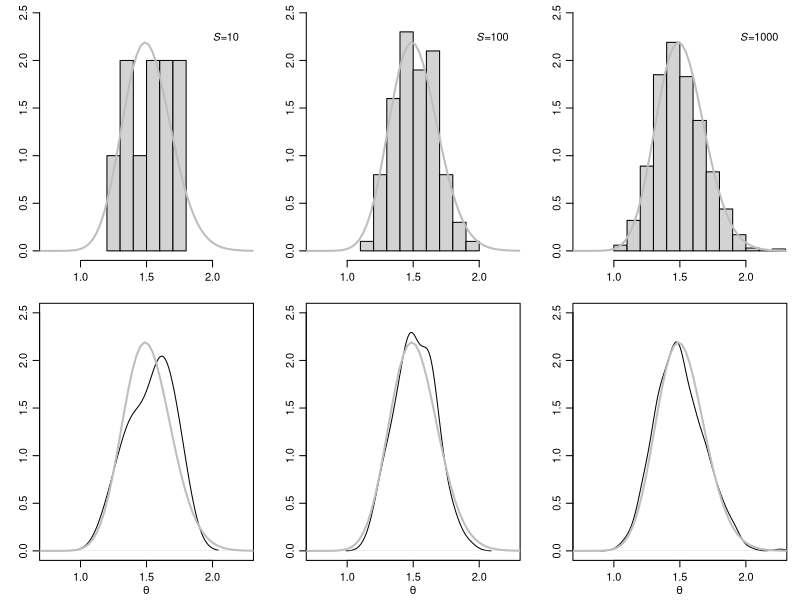
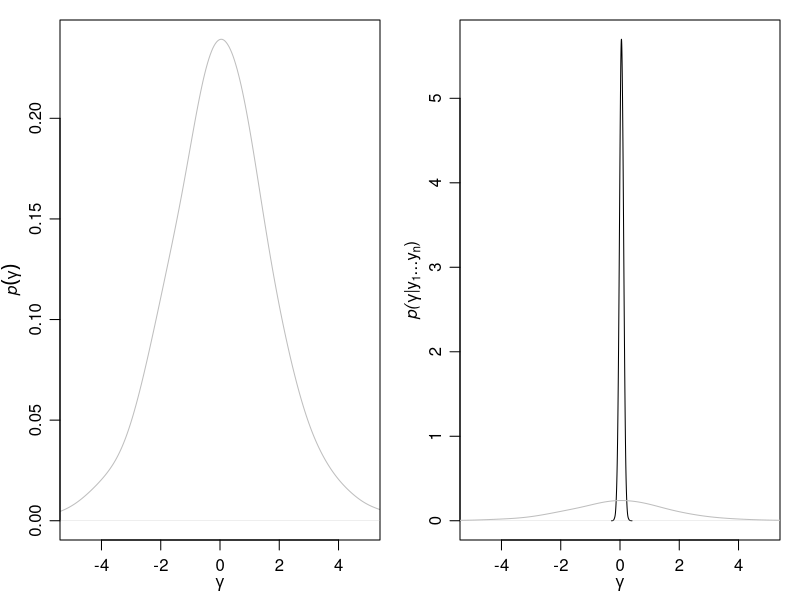
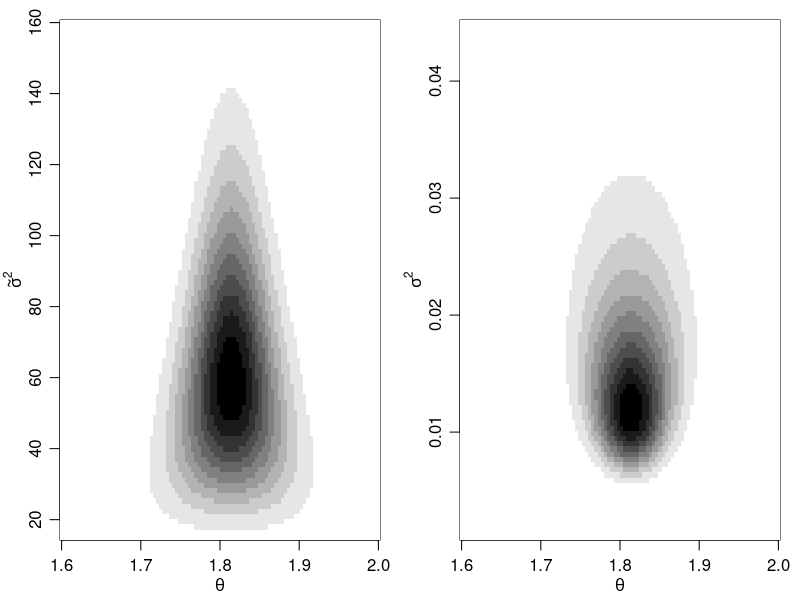
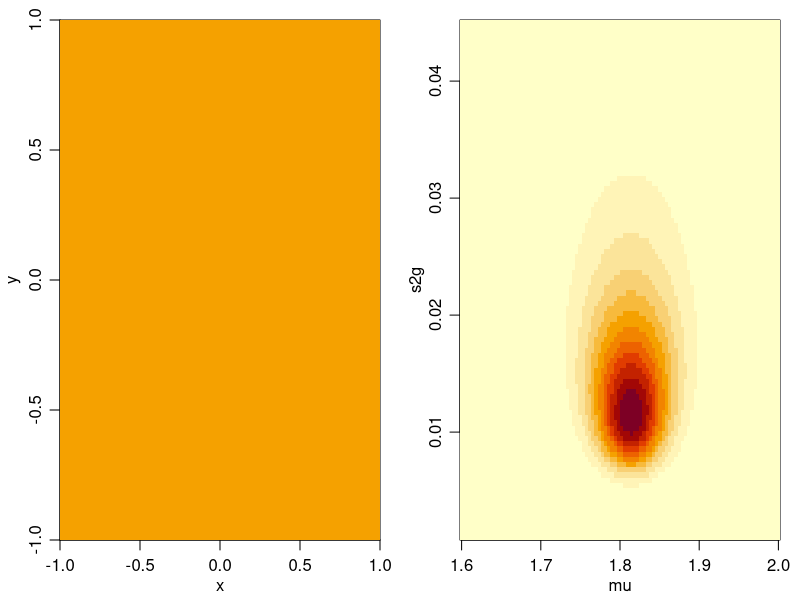
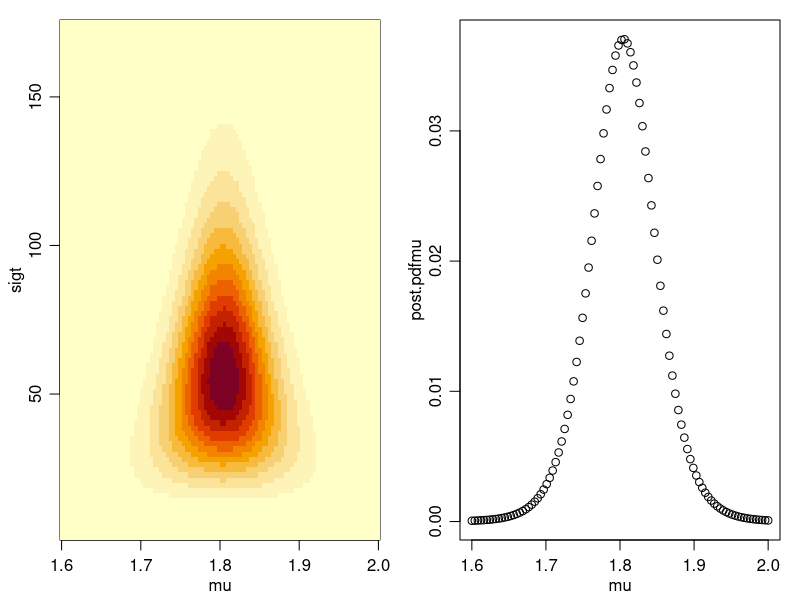
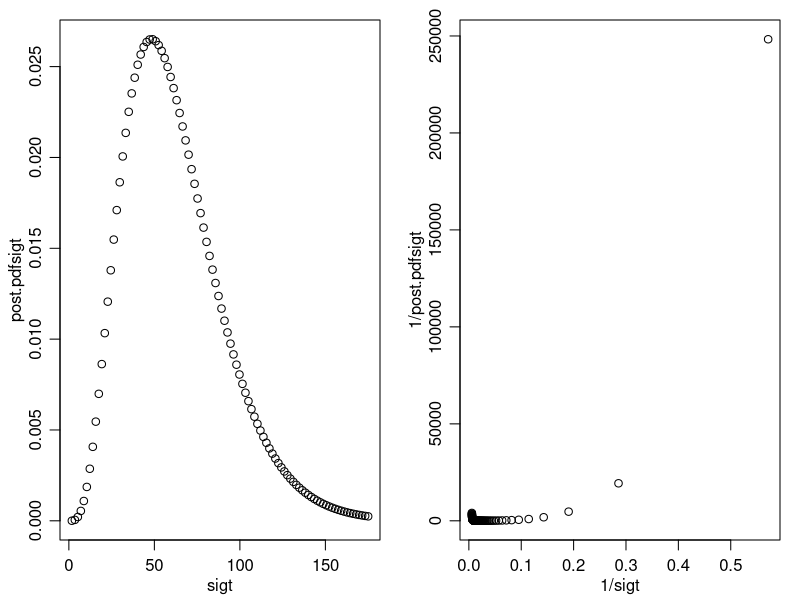
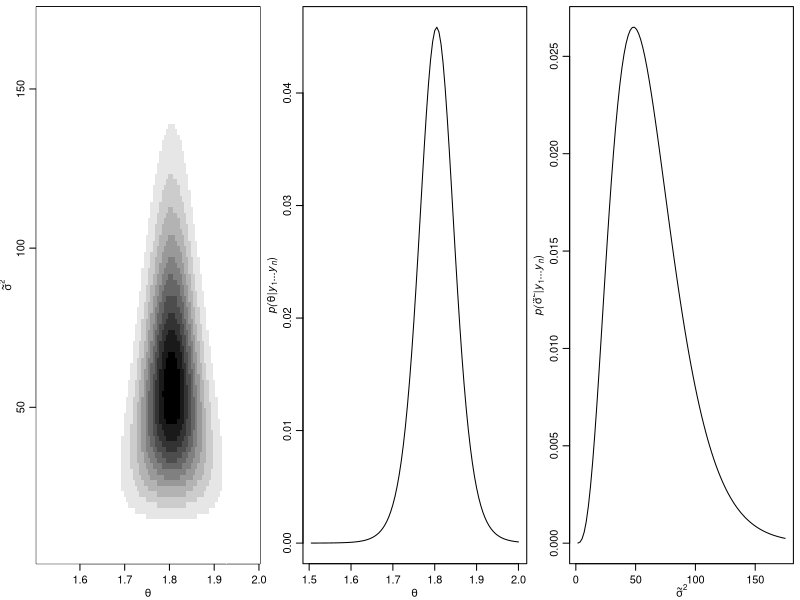

Reproduce these figures in R, in order.
## ---- chunk 1
#gamma = log(pi/(1-pi)) : using the prior dist an post dist of pi
# PRIOR
a=1
b=1
n=100000
pi.prior.mc=rbeta(n,a,b)
mean(log(pi.prior.mc/(1-pi.prior.mc)))
## ---- chunk 2
# POSTERIOR
a.p=442
b.p=420
n.p=100000
pi.post.mc=rbeta(n.p,a.p,b.p)
mean(log(pi.post.mc/(1-pi.post.mc)))
## ---- chunk 3
##############Example 1
r=68; v=45;
#mean =r/v=68/45
68/45
#var=r/v^2=68/45^2
#E(X^2)=E(X)^2+Var(X) =(68/45)^2+68/45^2
(68/45)^2+68/45^2

n=100000
x=rgamma(n,r,v)
mean(x)

mean(x^2)
## ---- chunk 4
#Plot the pictures
par(mar=c(3,3,.25,1),mgp=c(1.75,.75,0))
par(mfrow=c(2,3))
set.seed(1)
a<-68 ; b<-45
set.seed(1)
theta.support<-seq(0,3,length=100)
theta.sim10<-rgamma(10,a,b)
theta.sim100<-rgamma(100,a,b)
theta.sim1000<-rgamma(1000,a,b)

xlim<-c(.75,2.25)
ylim=c(0,2.5)
lty=1

hist( theta.sim10, prob=T,xlim=xlim,ylim=ylim,xlab="",main="",ylab="")
lines(theta.support,dgamma(theta.support,a,b),col="gray",lwd=2,lty=lty)
text(2.1,2.25,expression(paste(italic(S),"=10",sep="")))

hist( theta.sim100, prob=T,xlim=xlim,ylim=ylim,xlab="",main="" ,ylab="")
lines(theta.support,dgamma(theta.support,a,b),col="gray",lwd=2,lty=lty)
text(2.1,2.25,expression(paste(italic(S),"=100",sep="")))



hist( theta.sim1000, prob=T,xlim=xlim,ylim=ylim,xlab="",main="" ,ylab="")
lines(theta.support,dgamma(theta.support,a,b),col="gray",lwd=2,lty=lty)
text(2.1,2.25,expression(paste(italic(S),"=1000",sep="")))


plot(density(theta.sim10),xlim=xlim,ylim=ylim,xlab=expression(theta),main="",ylab="")
lines(theta.support,dgamma(theta.support,a,b),col="gray",lwd=2,lty=lty)

plot(density(theta.sim100),xlim=xlim,ylim=ylim,xlab=expression(theta),main="",ylab="")
lines(theta.support,dgamma(theta.support,a,b),col="gray",lwd=2,lty=lty)

plot(density(theta.sim1000),xlim=xlim,ylim=ylim,xlab=expression(theta),main="",ylab="")
lines(theta.support,dgamma(theta.support,a,b),col="gray",lwd=2,lty=lty)
## ---- chunk 5
 #Example 3: 
 
 
 a=1; b=1
 #prior estimate of gamma
 pi.prior.mc=rbeta (10000 , a , b)
 gamma.prior.mc=log(pi.prior.mc/(1-pi.prior.mc) )
 mean(gamma.prior.mc)
 
 #post estimate of gamma
 n0=860-441 ; n1=441
 pi.post.mc=rbeta (10000 , a+n1 , b+n0 )
 gamma.post.mc=log( pi.post.mc/(1-pi.post.mc) )
 mean(gamma.post.mc)
## ---- chunk 6
 par(mar=c(3,3,1,1),mgp=c(1.75,.75,0))
 par(mfrow=c(2,3))
 par(cex=.8)
 
 par(mfrow=c(1,2),mar=c(3,3,1,1), mgp=c(1.75,.75,.0))
 plot(density(gamma.prior.mc,adj=2),xlim=c(-5,5),main="", 
      xlab=expression(gamma),
      ylab=expression(italic(p(gamma))),col="gray")
 plot(density(gamma.post.mc,adj=2),xlim=c(-5,5),main="",xlab=expression(gamma),
      ylab=expression(paste(italic("p("),gamma,"|",y[1],"...",y[n],")",
                            sep="")) )
 lines(density(gamma.prior.mc,adj=2),col="gray")
## ---- chunk 7
 ######Midge wing length : conjugate case
 
 
 ##### prior and posterior calculations
 
 ## prior
 mu0<-1.9  ; k0<-1 # k0 in the note
 s20<-.01 ; nu0<-1 # v0 in the note
 
 ## data
 y<-c(1.64,1.70,1.72,1.74,1.82,1.82,1.82,1.90,2.08)
 n<-length(y) ; ybar<-mean(y) ; s2<-var(y)
 
 ## posterior inference
 kn<-k0+n ; nun<-nu0+n
 mun<- (k0*mu0 + n*ybar)/kn  
 s2n<- (nu0*s20 +(n-1)*s2 +k0*n*(ybar-mu0)^2/(kn))/(nun)
 mun
 s2n
## ---- chunk 8
 dinvgamma<-function(x,a,b) {
   ld<- a*log(b) -lgamma(a) -(a+1)*log(x)  -b/x 
   exp(ld)
 }
 
 gs<-100 # The N in the note
 theta<-seq(1.6,2.0,length=gs) # Theta = mu in the note; 1.6 = L1, 2.0 = L2
 is2<-seq(15,160 ,length=gs)  # tilda(sigma^2)=1/sigma^2
 s2g<-seq(.001,.045,length=gs)
 
 ld.th.is2<-ld.th.s2<-matrix(0,gs,gs) # make matrix to save the values to calculate the joint dist
 for(i in 1:gs) { for(j in 1:gs) {
   ld.th.is2[i,j]<- dnorm(theta[i],mun,1/sqrt( is2[j] *10) ,log=TRUE) +
     dgamma(is2[j],10/2,10*s2n/2, log=TRUE )
   ld.th.s2[i,j]<- dnorm(theta[i],mun,sqrt(s2g[j]/10) ,log=TRUE) +
     log(dinvgamma(s2g[j],10/2,10*s2n/2 ))
 }} 
 
 par(mfrow=c(1,2),mar=c(3,3,1,1),mgp=c(1.75,.75,0))
 grays<- gray( (10:0)/10)
 image(theta,is2,exp(ld.th.is2),col=grays,xlab=expression(theta),
       ylab=expression(tilde(sigma)^2) ) 
 image(theta,s2g,exp(ld.th.s2), col=grays,xlab=expression(theta),
       ylab=expression(sigma^2) )
## ---- chunk 9
data = matrix(0,10,10)
x = seq(-1,1,.2)
y = seq(-1,1,.2)
for (i in x){
  for (j in y) {
    data[i,j] <- i^2 + j^2
  }
}
# par(mfrow=c(1),mar=c(3,3,1,1),mgp=c(1.75,.75,0))
# grays<- gray((10:0)/10)
image(x,y,data,xlab=expression(x),
       ylab=expression(y) ) 
## ---- chunk 10
dinvgamma <- function(x,a,b) {
  # return hte density at x for gamma(a,b)
  ld = a*log(b)-lgamma(a)-(a+1)*log(x)-b/x
  exp(ld)
}

N=100
mu = seq(1.6,2,length=N)
s2g=seq(.001, .045, length=N)

jointpdf=matrix(0,N,N)
for(i in 1:N) {
  for (j in 1:N) {
    jointpdf[i,j]=dnorm(mu[i], mean=1.814, sd=sqrt(s2g[j]/10))*dinvgamma(s2g[j],10/2,10*.015/2)
  }
}

image(mu,s2g, jointpdf)

## ---- chunk 11
# In-class Midge example
y <- c(1.64,1.70,1.72,1.74,1.82,1.82,1.82,1.90,2.08)
n <- length(y); mean.y <- mean(y) ; var.y <- var(y)

# priors
# mu ~ N(mu0, tau0^2)
mu0=1.9; t20=.95^2

# sigma^2 ~ inversgamma(v0, v0sigma0^2/2)
# sigmatilde^2=1/sigma^2 ~ gamma(v0, v0sigma0^2/2)

v0=1; s20=.01

G=100
H=100

jointpdf=matrix(0,G,H)
# sigt = sigma tilde
sigt=seq(1.75, 175, length=H)


# joint dist
for (i in 1:G) {
  for (j in 1:H) {
    # Normal * Gamma * likelihood
    jointpdf[i,j] = dnorm(mu[i], mean=mu0, sd=sqrt(t20))*dgamma(sigt[j], v0/2, v0*s20/2)*
                    prod(dnorm(y, mean=mu[i], sd=1/sqrt(sigt[j])))
  }
}

# post joint dist
post.jointpdf = jointpdf/sum(jointpdf)

image(mu,sigt,post.jointpdf)

# post pdf for mu
# summing by rows
post.pdfmu=apply(post.jointpdf,1,sum)
plot(mu,post.pdfmu)
mean(post.pdfmu)

# post pdf of sigmatidle = 1/sigma^2
# summing by columns
post.pdfsigt=apply(post.jointpdf,2,sum)
plot(sigt, post.pdfsigt)

# post pdf for sigma^2
plot(1/sigt, 1/post.pdfsigt)

## ---- chunk 12
 #Midge example: semiconjucate case from r codes in ilearn
 
 
 # priors
 mu0<-1.9  ; t20<-0.95^2
 s20<-.01 ; nu0<-1
 
 # data
 y<-c(1.64,1.70,1.72,1.74,1.82,1.82,1.82,1.90,2.08)
 n<-length(y) ; mean.y<-mean(y) ; var.y<-var(y)
 
 
 # grid 
 G<-100 ; H<-100
 
 mean.grid<-seq(1.505,2.00,length=G) 
 prec.grid<-seq(1.75,175,length=H) 
 
 post.grid<-matrix(nrow=G,ncol=H)
 
 for(g in 1:G) {
   for(h in 1:H) { 
     
     post.grid[g,h]<- dnorm(mean.grid[g], mu0, sqrt(t20)) *
       dgamma(prec.grid[h], nu0/2, s20*nu0/2 ) *
       prod( dnorm(y,mean.grid[g],1/sqrt(prec.grid[h])) )
   }
 }
 
 post.grid<-post.grid/sum(post.grid)
 
 
 par(mfrow=c(1,3),mar=c(2.75,2.75,.5,.5),mgp=c(1.70,.70,0))
 image( mean.grid,prec.grid,post.grid,col=gray( (10:0)/10 ),
        xlab=expression(theta), ylab=expression(tilde(sigma)^2) )
 
 mean.post<- apply(post.grid,1,sum)
 plot(mean.grid,mean.post,type="l",xlab=expression(theta),
      ylab=expression( paste(italic("p("),
                             theta,"|",italic(y[1]),"...",italic(y[n]),")",sep="")))
 
 prec.post<-apply(post.grid,2,sum)
 plot(prec.grid,prec.post,type="l",xlab=expression(tilde(sigma)^2),
      ylab=expression( paste(italic("p("),
                             tilde(sigma)^2,"|",italic(y[1]),"...",italic(y[n]),")",sep=""))) 
 
